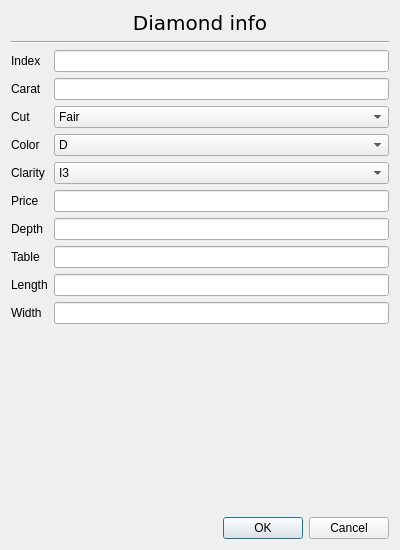
<?xml version="1.0" encoding="UTF-8"?>
<ui version="4.0">
 <class>DiamondDialog</class>
 <widget class="QDialog" name="DiamondDialog">
  <property name="geometry">
   <rect>
    <x>0</x>
    <y>0</y>
    <width>400</width>
    <height>550</height>
   </rect>
  </property>
  <property name="windowTitle">
   <string>Dialog</string>
  </property>
  <property name="modal">
   <bool>true</bool>
  </property>
  <layout class="QVBoxLayout" name="verticalLayout">
   <item>
    <widget class="QLabel" name="titleLabel">
     <property name="sizePolicy">
      <sizepolicy hsizetype="Preferred" vsizetype="Maximum">
       <horstretch>0</horstretch>
       <verstretch>0</verstretch>
      </sizepolicy>
     </property>
     <property name="font">
      <font>
       <family>DejaVu Sans</family>
       <pointsize>15</pointsize>
       <bold>false</bold>
      </font>
     </property>
     <property name="text">
      <string>Diamond info</string>
     </property>
     <property name="alignment">
      <set>Qt::AlignCenter</set>
     </property>
    </widget>
   </item>
   <item>
    <widget class="Line" name="line">
     <property name="orientation">
      <enum>Qt::Horizontal</enum>
     </property>
    </widget>
   </item>
   <item>
    <layout class="QFormLayout" name="formLayout">
     <item row="0" column="0">
      <widget class="QLabel" name="indexLabel">
       <property name="text">
        <string>Index</string>
       </property>
      </widget>
     </item>
     <item row="0" column="1">
      <widget class="QLineEdit" name="indexLine">
       <property name="readOnly">
        <bool>true</bool>
       </property>
      </widget>
     </item>
     <item row="1" column="0">
      <widget class="QLabel" name="caratLabel">
       <property name="text">
        <string>Carat</string>
       </property>
      </widget>
     </item>
     <item row="2" column="0">
      <widget class="QLabel" name="cutLabel">
       <property name="text">
        <string>Cut</string>
       </property>
      </widget>
     </item>
     <item row="1" column="1">
      <widget class="QLineEdit" name="caratLine"/>
     </item>
     <item row="2" column="1">
      <widget class="QComboBox" name="cutComboBox">
       <item>
        <property name="text">
         <string>Fair</string>
        </property>
       </item>
       <item>
        <property name="text">
         <string>Good</string>
        </property>
       </item>
       <item>
        <property name="text">
         <string>Very Good</string>
        </property>
       </item>
       <item>
        <property name="text">
         <string>Premium</string>
        </property>
       </item>
       <item>
        <property name="text">
         <string>Ideal</string>
        </property>
       </item>
      </widget>
     </item>
     <item row="3" column="0">
      <widget class="QLabel" name="colorLabel">
       <property name="text">
        <string>Color</string>
       </property>
      </widget>
     </item>
     <item row="3" column="1">
      <widget class="QComboBox" name="colorComboBox">
       <item>
        <property name="text">
         <string>D</string>
        </property>
       </item>
       <item>
        <property name="text">
         <string>E</string>
        </property>
       </item>
       <item>
        <property name="text">
         <string>F</string>
        </property>
       </item>
       <item>
        <property name="text">
         <string>G</string>
        </property>
       </item>
       <item>
        <property name="text">
         <string>H</string>
        </property>
       </item>
       <item>
        <property name="text">
         <string>I</string>
        </property>
       </item>
       <item>
        <property name="text">
         <string>J</string>
        </property>
       </item>
      </widget>
     </item>
     <item row="4" column="0">
      <widget class="QLabel" name="clarytiLabel">
       <property name="text">
        <string>Clarity</string>
       </property>
      </widget>
     </item>
     <item row="4" column="1">
      <widget class="QComboBox" name="clarityComboBox">
       <item>
        <property name="text">
         <string>I3</string>
        </property>
       </item>
       <item>
        <property name="text">
         <string>I2</string>
        </property>
       </item>
       <item>
        <property name="text">
         <string>I1</string>
        </property>
       </item>
       <item>
        <property name="text">
         <string>SI2</string>
        </property>
       </item>
       <item>
        <property name="text">
         <string>SI1</string>
        </property>
       </item>
       <item>
        <property name="text">
         <string>VS2</string>
        </property>
       </item>
       <item>
        <property name="text">
         <string>VS1</string>
        </property>
       </item>
       <item>
        <property name="text">
         <string>VVS2</string>
        </property>
       </item>
       <item>
        <property name="text">
         <string>VVS1</string>
        </property>
       </item>
       <item>
        <property name="text">
         <string>IF</string>
        </property>
       </item>
       <item>
        <property name="text">
         <string>FL</string>
        </property>
       </item>
      </widget>
     </item>
     <item row="5" column="0">
      <widget class="QLabel" name="priceLabel">
       <property name="text">
        <string>Price</string>
       </property>
      </widget>
     </item>
     <item row="5" column="1">
      <widget class="QLineEdit" name="priceLine"/>
     </item>
     <item row="6" column="0">
      <widget class="QLabel" name="depthLabel">
       <property name="text">
        <string>Depth</string>
       </property>
      </widget>
     </item>
     <item row="6" column="1">
      <widget class="QLineEdit" name="depthLine"/>
     </item>
     <item row="7" column="0">
      <widget class="QLabel" name="tableLabel">
       <property name="text">
        <string>Table</string>
       </property>
      </widget>
     </item>
     <item row="7" column="1">
      <widget class="QLineEdit" name="tableLine"/>
     </item>
     <item row="8" column="0">
      <widget class="QLabel" name="lengthLabel">
       <property name="text">
        <string>Length</string>
       </property>
      </widget>
     </item>
     <item row="8" column="1">
      <widget class="QLineEdit" name="lengthLine"/>
     </item>
     <item row="9" column="0">
      <widget class="QLabel" name="label">
       <property name="text">
        <string>Width</string>
       </property>
      </widget>
     </item>
     <item row="9" column="1">
      <widget class="QLineEdit" name="widthLine"/>
     </item>
    </layout>
   </item>
   <item>
    <widget class="QDialogButtonBox" name="buttonBox">
     <property name="orientation">
      <enum>Qt::Horizontal</enum>
     </property>
     <property name="standardButtons">
      <set>QDialogButtonBox::Cancel|QDialogButtonBox::Ok</set>
     </property>
    </widget>
   </item>
  </layout>
 </widget>
 <resources/>
 <connections>
  <connection>
   <sender>buttonBox</sender>
   <signal>accepted()</signal>
   <receiver>DiamondDialog</receiver>
   <slot>accept()</slot>
   <hints>
    <hint type="sourcelabel">
     <x>248</x>
     <y>254</y>
    </hint>
    <hint type="destinationlabel">
     <x>157</x>
     <y>274</y>
    </hint>
   </hints>
  </connection>
  <connection>
   <sender>buttonBox</sender>
   <signal>rejected()</signal>
   <receiver>DiamondDialog</receiver>
   <slot>reject()</slot>
   <hints>
    <hint type="sourcelabel">
     <x>316</x>
     <y>260</y>
    </hint>
    <hint type="destinationlabel">
     <x>286</x>
     <y>274</y>
    </hint>
   </hints>
  </connection>
 </connections>
</ui>
